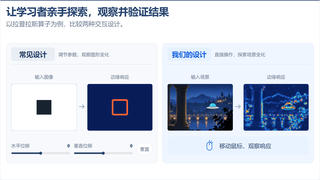
#> input picture modules/444f8951-dd2e-42dc-94e5-c5a878618631/assets/scenedeck-thumbnails/0a3d818c-ae0c-432a-b244-5e9a6129ec22.jpg, 320 x 180 px
$ python -i page_statistics.py   (imports and definitions only)
#> lines starting #> are read from the running program, lines starting #| are printed output that depends on the picture; after the words box and inside, x2 and y2 are one past the last pixel; in counts of white or black regions, pixels touching at a corner belong together
### scripts/common/_common.py
"""Small shared path and metadata helpers for authoring commands."""

from pathlib import Path
import json
import os
import sys
from course_paths import modules_directory, outline_paths

SCRIPTS = Path(__file__).resolve().parents[1]
SKILL = SCRIPTS.parent
sys.path.insert(0, str(SCRIPTS))


# [8 lines left out: function get_target_root, not called in this run]


def __getattr__(name):
    # Existing tools import ROOT; resolve it only for tools that need a project.
    if name == "ROOT":
        return get_target_root()
    raise AttributeError(name)


# [87 lines left out: functions require_target_root, project_path, read_modules, resolve_module, emit_result, scratchpad_path and 1 more, not called in this run]

### scripts/analysis/page_statistics.py
#!/usr/bin/env python3
"""Build an offline page statistics report.

Reads: Module sources, existing thumbnails and optional text counts.
Writes: HTML, CSV and JSON reports in each module's _scratchpad/reports.
Does not run course code or access the network.
"""

from __future__ import annotations

import sys
import argparse
import base64
import csv
import io
import json
import math
from pathlib import Path
import shutil
import subprocess
from datetime import datetime, timezone

sys.path.insert(0, str(Path(__file__).resolve().parents[1] / "common"))
from module_assets import asset_directory
from _common import modules_directory, emit_result, report_error, resolve_module, scratchpad_path, require_target_root, project_path

HTML_TEMPLATE = r"""<!doctype html>
<html lang="zh-CN"><head><meta charset="utf-8"><meta name="viewport" content="width=device-width,initial-scale=1">
<title>课件页面统计报告</title>
<style>
:root{color-scheme:light;--ink:#17324b;--muted:#5c6e7d;--line:#dce4ea;--blue:#326fa7;--paper:#fff;--wash:#f3f6f8}*{box-sizing:border-box}body{margin:0;background:var(--wash);color:var(--ink);font:15px/1.65 "Microsoft YaHei","PingFang SC",system-ui,sans-serif}main{max-width:1400px;margin:auto;padding:44px 36px 70px}h1{font-size:34px;line-height:1.3;font-weight:650;margin:8px 0 14px}h2{font-size:23px;margin:0 0 16px}h3{font-size:17px;margin:0 0 8px}p{margin:8px 0}.eyebrow{letter-spacing:.14em;font-size:12px;color:var(--blue)}.lede{max-width:880px;color:var(--muted)}.meta{font-size:12px;color:var(--muted);overflow-wrap:anywhere}.stats{display:grid;grid-template-columns:repeat(4,1fr);gap:18px;padding:26px 0;border-block:1px solid var(--line);margin:26px 0}.stat strong{display:block;font-size:30px;font-weight:600}.stat span{color:var(--muted);font-size:13px}section{margin-top:34px}.plots{display:grid;grid-template-columns:repeat(2,minmax(0,1fr));gap:24px}.plot{background:var(--paper);padding:22px 20px 10px;min-width:0}.plot p{font-size:12px;color:var(--muted);min-height:20px}.plot svg{display:block;width:100%;height:auto}.findings{padding:18px 24px;background:#e9f0f6;border-left:4px solid var(--blue)}.findings ul{margin:0;padding-left:20px}.note{color:var(--muted);font-size:13px}.toolbar{display:flex;gap:12px;flex-wrap:wrap;align-items:center;margin-bottom:14px}input,select,button{font:inherit;color:inherit}input,select{background:#fff;border:1px solid #bdcbd5;border-radius:5px;padding:8px 10px}input{flex:1;min-width:220px}button{cursor:pointer}button:focus-visible,input:focus-visible,select:focus-visible{outline:3px solid #6a9bc7;outline-offset:2px}.table-wrap{overflow-x:auto;background:white}table{width:100%;border-collapse:collapse;font-size:13px}th,td{text-align:left;padding:10px 12px;border-bottom:1px solid var(--line);vertical-align:top}th{background:#eaf0f5;white-space:nowrap}th button{border:0;background:transparent;padding:0;font-weight:600}.num{text-align:right;font-variant-numeric:tabular-nums;white-space:nowrap}td.title{min-width:240px;max-width:460px}.page-button{color:var(--blue);border:0;background:transparent;text-align:left;padding:0;font:inherit;text-decoration:underline;text-underline-offset:3px}.preview{background:var(--paper);padding:24px}.preview-grid{display:grid;grid-template-columns:1fr 1fr;gap:20px}.preview figure{margin:0;min-width:0}.preview img{width:100%;display:block;background:#eef2f5;border:1px solid var(--line)}figcaption{font-size:12px;color:var(--muted);margin-bottom:8px}.preview .details{margin-top:14px}.swatch{display:inline-block;width:20px;height:20px;vertical-align:middle;margin-right:4px;border:1px solid #b8c3cc}.modules td:first-child{max-width:300px}.method{background:var(--paper);padding:24px}.method dt{font-weight:600;margin-top:14px}.method dd{margin:4px 0;color:var(--muted)}.status{font-size:12px;color:var(--muted)}code{font-family:Consolas,monospace;overflow-wrap:anywhere}.source{overflow-wrap:anywhere}details>summary{cursor:pointer;color:var(--blue)}.download{color:var(--blue);font:inherit;border:1px solid #bdcbd5;background:white;padding:7px 12px;border-radius:5px}.foot{margin-top:28px;border-top:1px solid var(--line);padding-top:18px;color:var(--muted);font-size:12px}
@media(max-width:800px){main{padding:26px 16px 40px}h1{font-size:27px}.stats{grid-template-columns:repeat(2,1fr)}.plots,.preview-grid{grid-template-columns:1fr}.plot{padding:18px 12px 8px}.stat strong{font-size:26px}}@media print{body{background:white}main{padding:10px}.toolbar,.download{display:none}.plots{grid-template-columns:1fr 1fr}.plot,.preview,.method{break-inside:avoid}.table-wrap{overflow:visible}th{position:static}}
</style></head><body><main>
<header><div class="eyebrow">INTUITIVE DEEP LEARNING · PAGE STATISTICS</div><h1>每页有多少内容，又留了多少空间？</h1><p class="lede">汇总当前课件的文字、交互元素与缩略图特征。用于观察分布和寻找值得复看的页面，采用统一的近似口径。</p><p class="meta" id="meta"></p></header>
<div class="stats" id="stats"></div>
<div class="findings" id="findings"></div>
<section><h2>页面分布直方图</h2><div class="plots" id="plots"></div><p class="note">文字与控件来自静态源码近似扫描；视觉指标只统计已找到的当前页面缩略图。缺图页不会按 0 计入直方图。</p></section>
<section><h2>各模块概览</h2><div class="table-wrap"><table class="modules"><thead><tr><th>模块</th><th class="num">页数</th><th class="num">有图页数</th><th class="num">字数中位数</th><th class="num">留白率中位数</th><th class="num">平均按钮数</th><th class="num">有链接页数</th><th class="num">主要颜色中位数</th></tr></thead><tbody id="modules"></tbody></table></div></section>
<section><h2>缩略图与 Otsu 二值化对照</h2><p class="note">在逐页明细中点击标题，可查看该页原图和二值化结果。黑色代表低于或等于阈值的像素，白色代表亮像素。</p><div class="preview" id="preview" aria-live="polite"></div></section>
<section><h2>逐页明细</h2><div class="toolbar"><label>模块 <select id="module-filter"><option value="">全部模块</option></select></label><input id="search" type="search" aria-label="搜索页面标题或ID" placeholder="搜索页面标题或 ID"><button id="download" class="download" type="button">导出逐页 CSV</button><span class="status" id="row-count" aria-live="polite"></span></div><div class="table-wrap"><table><thead><tr><th>模块 / 页码</th><th><button data-sort="title">标题 ↕</button></th><th class="num"><button data-sort="words">字数 ↕</button></th><th class="num"><button data-sort="whitespace">留白率 ↕</button></th><th class="num"><button data-sort="buttons">按钮 ↕</button></th><th class="num"><button data-sort="links">链接 ↕</button></th><th class="num"><button data-sort="inputs">输入 ↕</button></th><th class="num"><button data-sort="images">图片 ↕</button></th><th class="num"><button data-sort="videos">视频 ↕</button></th><th class="num"><button data-sort="charts">图形 ↕</button></th><th class="num"><button data-sort="colors">主要颜色 ↕</button></th><th class="num"><button data-sort="edgeDensity">边缘密度 ↕</button></th></tr></thead><tbody id="rows"></tbody></table></div></section>
<section class="method"><h2>统计口径与适用范围</h2><dl>
<dt>范围</dt><dd>从各模块的 PPT / course 源码提取页面 ID 与入口，不把 outlines 中尚未实现的规划页、讲稿、旧版本、测试页面和共享组件库当作课件页。优先匹配 modules/&lt;模块目录名&gt;/assets/shuku-thumbnails/&lt;页面 ID&gt; 图片，兼容旧版 scenedeck-thumbnails 目录。缩略图可能早于最新源码，报告不以截图存在证明它是最新版本。</dd>
<dt>近似可见字数</dt><dd id="word-method"></dd>
<dt>Otsu 留白率</dt><dd>缩略图合成白底后，等比例缩小至最多 480×270，转灰度，再用大津算法自动选择阈值 T。留白率 = 灰度 &gt; T 的亮像素数 / 全部像素数。它是亮部面积的代理，不是严格的“没有内容的面积”：浅色卡片可能被算成留白，深色空背景可能不被算入，照片和游戏页尤其要结合原图看。单一灰度图没有可分离的前景，会单独标记，仍保留亮像素比例。</dd>
<dt>边框推断背景占比（明细导出）</dt><dd>根据二值化后四条边多数像素的极性，取同极性像素的比例，作为深底页面的辅助参考。它仍可能包含前景，不能代替真实留白。</dd>
<dt>按钮、链接和输入控件</dt><dd>数 JSX 中显式的 button / Button、a / AppLink / Link、input / textarea / select / RangeControl / Switch / Question 等声明，并向下读取模块内引用的组件。共享 UI 的内部实现不展开。循环里的一个声明按 1 个计，条件分支可能同时计入；这是结构数量，不是精确的首屏可点击数量。只统计实际链接元素声明，讲稿里的 URL 不计。</dd>
<dt>图片、视频、图形 / 图表</dt><dd>统计显式 JSX 标签：img / Image、video / Video、Chart / Plot / Diagram / canvas / svg。循环和条件分支同样近似；CSS 背景图和自定义组件中的隐式媒体可能漏计，图形包含装饰 SVG，不能直接解释成独立知识图的数量。</dd>
<dt>主要颜色数量</dt><dd>将缩略图 RGB 每通道量化为 16 档（最多 4096 色），只保留面积占比至少 0.1% 的色块数。该值减少抗锯齿噪声，但照片、纹理和渐变仍会增加色数，不等同于设计系统的主题色数量。</dd>
<dt>视觉复杂度辅助指标</dt><dd>边缘密度 = 横纵相邻像素灰度差 &gt; 20 的像素对占比；灰度熵用于描述明暗变化，单位 bits；彩色区域指 HSV 饱和度至少 0.2 的像素面积。平均灰度、灰度标准差也写入 CSV。它们描述视觉特征，不是质量评分。</dd>
<dt>复用命令</dt><dd><code>python creator-skill/scripts/tools.py analyze.pages</code><br><code>python creator-skill/scripts/tools.py analyze.pages --module Neuron-Guide</code></dd>
</dl><details><summary id="coverage-summary"></summary><div id="coverage" class="source"></div></details></section>
<p class="foot">本报告为离线批处理结果，可直接保存、移动和打开。没有外部脚本、网络请求或在线字体依赖。所有数值为内容分布参考，不据此自动判断页面好坏。</p>
</main><script id="report-data" type="application/json">__REPORT_DATA__</script><script>
'use strict';
const D=JSON.parse(document.getElementById('report-data').textContent),P=D.pages;
const $=id=>document.getElementById(id),esc=x=>String(x??'').replace(/[&<>"']/g,c=>({'&':'&amp;','<':'&lt;','>':'&gt;','"':'&quot;',"'":'&#39;'}[c]));
const values=k=>P.map(p=>p[k]).filter(Number.isFinite),med=a=>{a=[...a].sort((x,y)=>x-y);return a.length?(a[Math.floor((a.length-1)/2)]+a[Math.ceil((a.length-1)/2)])/2:null},avg=a=>a.length?a.reduce((s,x)=>s+x,0)/a.length:null,fmt=(x,d=0)=>Number.isFinite(x)?x.toLocaleString('zh-CN',{maximumFractionDigits:d,minimumFractionDigits:d}):'—';
$('meta').textContent=`生成于 ${new Date(D.generatedAt).toLocaleString('zh-CN',{timeZone:'Asia/Hong_Kong',hour12:false})}（香港时间） · ${D.modules.length} 个课件模块 · 仅本地源码与现有缩略图`;
const imageCount=values('whitespace').length;
$('stats').innerHTML=[[P.length,'当前课件页'],[`${imageCount} / ${P.length}`,'缩略图覆盖'],[fmt(med(values('whitespace')),1)+'%','Otsu 留白率中位数'],[fmt(med(values('words'))),'每页字数中位数']].map(([v,l])=>`<div class="stat"><strong>${v}</strong><span>${l}</span></div>`).join('');
function modeBin(a,step){const c=new Map();a.forEach(v=>{const lo=Math.floor(v/step)*step;c.set(lo,(c.get(lo)||0)+1)});return [...c].sort((a,b)=>b[1]-a[1])[0]||[0,0]}
const wb=modeBin(values('words'),50),sb=modeBin(values('whitespace').map(x=>Math.min(99.999,x)),10);
$('findings').innerHTML=`<ul><li>文字最多集中在 <strong>${wb[0]}–${wb[0]+49} 字</strong>，共 ${wb[1]} 页；每页按钮声明平均 ${fmt(avg(values('buttons')),1)} 个，有链接声明的页面 ${P.filter(p=>p.links>0).length} 页。</li><li>有图页面的 Otsu 留白率最多集中在 <strong>${sb[0]}%–${sb[0]+10}%</strong>，共 ${sb[1]} 页；主要颜色数量中位数 ${fmt(med(values('colors')))} 种。</li><li>当前页缺图 ${D.missingThumbnails.length} 页，图像读取异常 ${D.imageErrors.length} 页；另有 ${D.unmatchedThumbnails.length} 张缩略图未匹配当前页，均未混入视觉直方图。</li></ul>`;
let chartWidth=620;function histogram(key,title,step,unit,description,cap){const vals=values(key),mx=cap??Math.max(...vals,0),end=cap??(Math.floor(mx/step)+1)*step,n=Math.max(1,Math.ceil(end/step)),bins=Array.from({length:n},(_,i)=>({lo:i*step,hi:(i+1)*step,count:0}));vals.forEach(v=>bins[Math.min(n-1,Math.floor(v/step))].count++);const width=chartWidth,height=270,L=52,R=14,T=20,B=56,w=width-L-R,h=height-T-B,ymax=Math.max(...bins.map(b=>b.count),1);let g='';for(let i=0;i<=4;i++){const yy=T+h-h*i/4;g+=`<line x1="${L}" x2="${width-R}" y1="${yy}" y2="${yy}" stroke="#e0e7ed"/><text x="${L-8}" y="${yy+4}" text-anchor="end">${Math.round(ymax*i/4)}</text>`}const every=Math.max(1,Math.ceil(n/(width<400?5:10)));bins.forEach((b,i)=>{const x=L+i*w/n,bh=b.count/ymax*h;g+=`<rect x="${x+.5}" y="${T+h-bh}" width="${Math.max(1,w/n-1)}" height="${bh}" fill="#3979af"><title>${b.lo}–${b.hi}${unit}：${b.count} 页</title></rect>`;if(b.count&&(w/n>=23||i%2===0||b.count===ymax))g+=`<text x="${x+w/n/2}" y="${T+h-bh-5}" text-anchor="middle">${b.count}</text>`;if(i%every===0)g+=`<text x="${x+w/n/2}" y="${height-B+20}" text-anchor="middle">${b.lo}${unit}</text>`});return `<article class="plot"><h3>${esc(title)}</h3><p>${esc(description)} · 有效样本 ${vals.length} 页</p><svg viewBox="0 0 ${width} ${height}" role="img" aria-label="${esc(title)}，纵轴页数，横轴${esc(unit||'个')}" style="font-family:inherit;font-size:12px;fill:#425b70"><text x="8" y="13">页数</text>${g}<text x="${L+w/2}" y="${height-7}" text-anchor="middle">${esc(title)}${unit?'（'+unit+'）':''}</text></svg></article>`}
function drawPlots(){const container=$('plots').clientWidth;chartWidth=Math.max(260,Math.floor(window.innerWidth<=800?container-24:(container-24)/2-40));$('plots').innerHTML=[histogram('whitespace','Otsu 留白率',10,'%','亮像素比例；每 10 个百分点一档',100),histogram('words','每页近似可见字数',50,'字','每 50 字一档'),histogram('buttons','按钮声明数',1,'个','一个 JSX 声明计 1 个'),histogram('links','超链接声明数',1,'个','页面链接元素；不数讲稿 URL'),histogram('colors','主要颜色数量',10,'种','RGB 每通道 16 档；面积 ≥ 0.1%'),histogram('edgeDensity','缩略图边缘密度',2,'%','灰度差 > 20；每 2 个百分点一档')].join('');}drawPlots();let resizeTimer;window.addEventListener('resize',()=>{clearTimeout(resizeTimer);resizeTimer=setTimeout(drawPlots,100)});
$('modules').innerHTML=D.modules.map(m=>{const a=P.filter(p=>p.directory===m.directory),v=k=>a.map(p=>p[k]).filter(Number.isFinite);return `<tr><td>${esc(m.title)}</td><td class="num">${a.length}</td><td class="num">${v('whitespace').length}</td><td class="num">${fmt(med(v('words')))}</td><td class="num">${fmt(med(v('whitespace')),1)}%</td><td class="num">${fmt(avg(v('buttons')),1)}</td><td class="num">${a.filter(p=>p.links>0).length}</td><td class="num">${fmt(med(v('colors')))}</td></tr>`}).join('');
$('module-filter').innerHTML+=D.modules.map(m=>`<option value="${esc(m.directory)}">${esc(m.title)}</option>`).join('');
let sortKey=null,descending=true;
function filtered(){const q=$('search').value.trim().toLowerCase(),mod=$('module-filter').value;let a=P.filter(p=>(!mod||p.directory===mod)&&(!q||(p.title+' '+p.sceneId+' '+p.moduleTitle).toLowerCase().includes(q)));if(sortKey)a=[...a].sort((x,y)=>{const a=x[sortKey],b=y[sortKey];if(a==null)return b==null?0:1;if(b==null)return -1;const c=typeof a==='string'?a.localeCompare(b,'zh-CN'):a-b;return descending?-c:c});return a}
function renderRows(){const a=filtered();$('row-count').textContent=`显示 ${a.length} / ${P.length} 页`;$('rows').innerHTML=a.map(p=>`<tr><td>${esc(p.directory)}<br><span class="status">第 ${p.page} 页</span></td><td class="title"><button class="page-button" data-page="${P.indexOf(p)}">${esc(p.title)}</button><br><span class="status">${esc(p.sceneId)}${p.thumbnail?'':' · 缺图'}</span></td>${['words','whitespace','buttons','links','inputs','images','videos','charts','colors','edgeDensity'].map(k=>`<td class="num">${fmt(p[k],['whitespace','edgeDensity'].includes(k)?1:0)}${Number.isFinite(p[k])&&['whitespace','edgeDensity'].includes(k)?'%':''}</td>`).join('')}</tr>`).join('')}
function preview(index){const p=P[index];$('preview').innerHTML=`<h3>${esc(p.moduleTitle)} · 第 ${p.page} 页 · ${esc(p.title)}</h3>${p.preview?`<div class="preview-grid"><figure><figcaption>现有缩略图 · 原尺寸 ${p.thumbnailSize.join(' × ')}</figcaption><img src="${p.preview}" alt="${esc(p.title)}缩略图"></figure><figure><figcaption>Otsu 二值化 · T=${p.otsuThreshold} · 亮像素 ${fmt(p.whitespace,1)}%</figcaption><img src="${p.binaryPreview}" alt="Otsu黑白二值化结果"></figure></div>`:`<p>${p.thumbnail?'已找到缩略图；本报告未嵌入预览。':'这页没有可读取的匹配缩略图；视觉指标留空。'}</p>`}<div class="details"><p>近似字数 <strong>${p.words}</strong> · 按钮 <strong>${p.buttons}</strong> · 链接 <strong>${p.links}</strong> · 输入控件 <strong>${p.inputs}</strong> · 主要颜色 <strong>${fmt(p.colors)}</strong></p><p class="note">边框推断背景占比 ${fmt(p.backgroundRatio,1)}% · 边缘密度 ${fmt(p.edgeDensity,1)}% · 灰度熵 ${fmt(p.entropy,2)} bits · 彩色区域 ${fmt(p.saturatedArea,1)}%</p><p>${(p.palette||[]).map(c=>`<span class="swatch" style="background:${c}" title="${c}"></span>`).join('')}</p><p class="meta source">${esc(p.thumbnail||'缺少缩略图')}<br>${p.sources.map(esc).join('<br>')}</p></div>`}
$('rows').addEventListener('click',e=>{const b=e.target.closest('[data-page]');if(b){preview(Number(b.dataset.page));$('preview').scrollIntoView({behavior:'smooth',block:'start'})}});
document.querySelectorAll('[data-sort]').forEach(b=>b.addEventListener('click',()=>{descending=sortKey===b.dataset.sort?!descending:true;sortKey=b.dataset.sort;renderRows()}));
$('module-filter').addEventListener('change',renderRows);$('search').addEventListener('input',renderRows);
$('download').addEventListener('click',()=>{const keys=['moduleTitle','module','page','title','sceneId','words','whitespace','backgroundRatio','buttons','links','inputs','images','videos','charts','colors','edgeDensity','entropy','brightness','contrast','saturatedArea','thumbnail'];const quote=v=>'"'+String(v??'').replaceAll('"','""')+'"';const csv='\ufeff'+[keys,...filtered().map(p=>keys.map(k=>p[k]))].map(r=>r.map(quote).join(',')).join('\r\n');const url=URL.createObjectURL(new Blob([csv],{type:'text/csv;charset=utf-8'})),a=document.createElement('a');a.href=url;a.download='page-statistics.csv';a.click();setTimeout(()=>URL.revokeObjectURL(url),1000)});
$('word-method').textContent=D.wordMethod==='imported'?'沿用导入的前次逐页近似字数，缺少匹配项时使用源码提取；文字来源标记见 CSV。':'扫描页面标题、副标题、JSX 文本、常见文字属性及引用组件中的字面量。汉字、字母、数字、标点各计 1 字符，空白不计；不统计源码总字符数、讲稿和程序标识符。图片内文字、Canvas 动态绘字不做 OCR，动态模板可能漏算；条件分支可能多算少量文字。此报告统一采用离线静态口径，与先前浏览器提取口径会有差异。';
$('coverage-summary').textContent=`覆盖清单：缺图 ${D.missingThumbnails.length} 页；未匹配当前页的旧图 ${D.unmatchedThumbnails.length} 张；图像异常 ${D.imageErrors.length} 页`;
$('coverage').innerHTML='<h3>缺少当前缩略图</h3><p>'+esc(D.missingThumbnails.join('；')||'无')+'</p><h3>未匹配当前页的缩略图</h3><p>'+D.unmatchedThumbnails.map(esc).join('<br>')+'</p><h3>图像读取异常</h3><p>'+esc(JSON.stringify(D.imageErrors))+'</p>';
renderRows();preview(Math.max(0,P.findIndex(p=>p.preview)));
</script></body></html>"""


# [20 lines left out: function build_parser, not called in this run]


def otsu_threshold(gray):
    """First threshold maximizing between-class variance, as in standard Otsu."""
    import numpy as np

    histogram = np.bincount(gray.ravel(), minlength=256).astype(float)
    if not histogram.sum():
        raise ValueError("Empty image")
    probabilities = histogram / histogram.sum()
    cumulative = np.cumsum(probabilities)
    cumulative_mean = np.cumsum(probabilities * np.arange(256))
    denominator = cumulative * (1 - cumulative)
    variance = np.full(256, -1.0)
    np.divide(
        (cumulative_mean[-1] * cumulative - cumulative_mean) ** 2,
        denominator,
        out=variance,
        where=denominator > 1e-12,
    )
    if variance.max() < 0:
        return 0
    return int(variance.argmax())


def image_data(image, fmt="WEBP"):
    buffer = io.BytesIO()
    image.save(buffer, format=fmt, **({"quality": 72} if fmt == "WEBP" else {}))
    mime = "image/webp" if fmt == "WEBP" else "image/png"
    return f"data:{mime};base64," + base64.b64encode(buffer.getvalue()).decode("ascii")


def thumbnail_metrics(file: Path, previews: bool = True) -> dict:
    """Read one thumbnail and return metrics plus optional embedded previews."""
#> called with previews = True
    import numpy as np
    from PIL import Image

    with Image.open(file) as original:
#> original is the input picture: PIL image 320x180 RGB; mean R, G, B 205.3, 211.7, 223.9
        size = list(original.size)
        rgba = original.convert("RGBA")
        background = Image.new("RGBA", rgba.size, "white")
#> background: PIL image 320x180 RGBA; every value is 255
        background.alpha_composite(rgba)
        image = background.convert("RGB")
        image.thumbnail((480, 270), Image.Resampling.LANCZOS)
    gray = np.asarray(image.convert("L"))
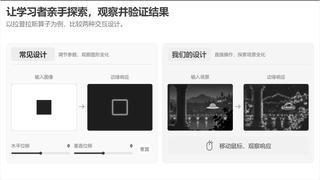
#> gray: shape (180, 320); min 0, max 255, mean 211.2
    threshold = otsu_threshold(gray)
#> in otsu_threshold, `histogram = np.bincount(gray.ravel(), minlength=256).astype(float)`: histogram = 256 values, max 14409 at index 255, min 7 at index 10, mean 225
#> in otsu_threshold, `probabilities = histogram / histogram.sum()`: probabilities = 256 values, max 0.25 at index 255, min 0.000122 at index 10, mean 0.00391
#> in otsu_threshold, `cumulative = np.cumsum(probabilities)`: cumulative = 256 values from 0.000608 to 1
#> in otsu_threshold, `cumulative_mean = np.cumsum(probabilities * np.arange(256))`: cumulative_mean = 256 values from 0 to 211.2
#> in otsu_threshold, `denominator = cumulative * (1 - cumulative)`: denominator = 256 values, max 0.25 at index 248, min -2.22e-16 at index 255, mean 0.13
#> threshold = 152
    bright = gray > threshold
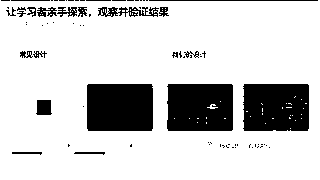
#> bright: shape (180, 320) bool; 81.2% white; 77 black regions (55 under 20 px), largest, box (x1, y1, x2, y2) and area: (87, 84, 153, 131) 3094, (167, 84, 233, 131) 3027, (243, 84, 309, 131) 3014
    # A constant image has no separable foreground; retain its bright fraction.
    uniform = bool(gray.min() == gray.max())
#> uniform = False
    bright_ratio = float(bright.mean() * 100)
#> bright_ratio = 81.18
    border = np.concatenate((bright[0], bright[-1], bright[:, 0], bright[:, -1]))
    background_is_bright = bool(border.mean() >= 0.5)
#> background_is_bright = True
    background_ratio = (
        100.0
        if uniform
        else (bright_ratio if background_is_bright else 100 - bright_ratio)
    )
#> background_ratio = 81.18
    rgb = np.asarray(image)
    quantized = rgb.astype(np.uint16) >> 4
    codes = quantized[:, :, 0] * 256 + quantized[:, :, 1] * 16 + quantized[:, :, 2]
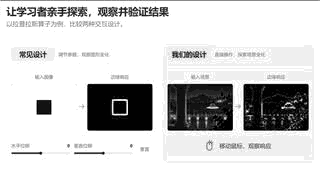
#> codes: shape (180, 320) uint16; min 0, max 4095, mean 3339.3; drawn with min black and max white
    color_counts = np.bincount(codes.ravel(), minlength=4096)
#> color_counts = 4096 values, max 35551 at index 4095, min 0 at index 7, mean 14.06
    major_colors = int(
        (color_counts >= math.ceil(rgb.shape[0] * rgb.shape[1] * 0.001)).sum()
    )
#> major_colors = 58
    palette = []
    for code in np.argsort(color_counts)[-6:][::-1]:
        if not color_counts[code]:
            continue
        palette.append(
            "#%02x%02x%02x"
            % (
                ((int(code) >> 8) * 16 + 8),
                ((int(code) >> 4 & 15) * 16 + 8),
                ((int(code) & 15) * 16 + 8),
            )
        )
#> this loop made 6 passes
#> code on passes 1 to 6: 4095, 3839, 21, 3823, 38, 3822
#> after the loop, palette = ['#f8f8f8', '#e8f8f8', '#081858', '#e8e8f8', '#082868', '#e8e8e8']
    signed = gray.astype(np.int16)
    dx, dy = np.abs(np.diff(signed, axis=1)), np.abs(np.diff(signed, axis=0))
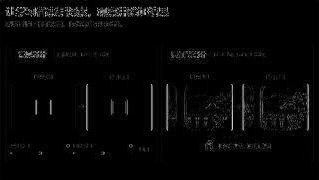
#> dx: shape (180, 319) int16; min 0, max 209, mean 6.8
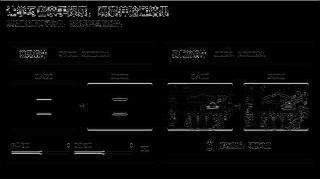
#> dy: shape (179, 320) int16; min 0, max 209, mean 8.7
    edge_density = float(
        ((dx > 20).sum() + (dy > 20).sum()) / max(1, dx.size + dy.size) * 100
    )
#> edge_density = 8.92
    histogram = np.bincount(gray.ravel(), minlength=256).astype(float)
#> (the rest of the program and of its run is left out)
